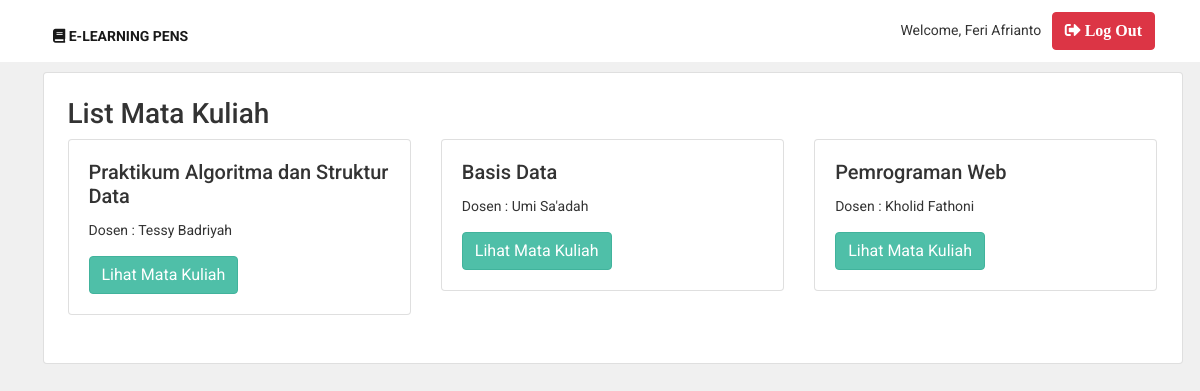
The page /halaman_mahasiswa.php (signed in) on the database its author committed.
### tables this page shows
CREATE TABLE `matakuliah` (
  `id_matkul` int(11) NOT NULL,
  `kd_matkul` varchar(255) NOT NULL,
  `nama_matkul` varchar(255) NOT NULL,
  `id_kelas` int(50) NOT NULL,
  `nip_dosen` varchar(30) NOT NULL
);

CREATE TABLE `dosen` (
  `nip` varchar(30) NOT NULL,
  `nama` varchar(255) NOT NULL,
  `jenis_kelamin` varchar(20) NOT NULL,
  `tgl_lahir` date NOT NULL,
  `telepon` varchar(13) NOT NULL,
  `alamat` text NOT NULL
);

### halaman_mahasiswa.php (the view, shortened to what this page needs)
<!DOCTYPE html>
<html lang="en">
<head>
    <link rel="stylesheet" href="assets/styles/bootstrap.min.css" />
    <link rel="stylesheet" href="assets/fontawesome/web-fonts-with-css/css/fontawesome-all.min.css" />
    <link rel="stylesheet" type="text/css" href="assets/styles/styles.css" />
</head>
<body>
    <?php
        require_once 'includes/connection.php';
	?>
    <nav class="navbar navbar-expand-lg navbar-light" id="navbar">
        <div class="container">
            <div class="collapse navbar-collapse" id="navigation">
                <div class="padding-nav">
                    <ul class="navbar-nav mr-auto">
                        <li class="nav-item">
                            <a class="nav-link active" href="index.php">
                                <i class="fa fa-book"></i> E-Learning PENS
                            </a>
                        </li>
                    </ul>
                </div>
            </div>
            <div class="clearfix">
                Welcome, <?php echo $_SESSION['nama'] ?>
                <a href="logout.php" class="btn btn-danger navbar-btn right">
                    <i class="fa fa-sign-out-alt"> Log Out</i>
                </a>
            </div>
        </div>
    </nav>
    <div id="content" style="margin-top: 10px; ">
        <div class="container card p-4">
            <h3>List Mata Kuliah</h3>
            <div class="row">
                <?php
                    $id = $_SESSION['iduser'];
                    $query = "SELECT matakuliah.id_matkul AS id,matakuliah.nama_matkul AS mt,dosen.nama AS nm
                    FROM mahasiswa,kelas,matakuliah,dosen
                    WHERE mahasiswa.kd_kelas = kelas.kd_kelas
                    AND matakuliah.id_kelas = kelas.kd_kelas
                    AND dosen.nip = matakuliah.nip_dosen
                    AND mahasiswa.nrp = '$id'";
                    $data = $con->query($query);
                    while ($row = $data->fetch_assoc()) {
                ?>
                <div class="col-sm-4 mb-4">
                    <div class="card">
                        <div class="card-body">
                            <h5 class="card-title"><?php echo $row['mt'] ?></h5>
                            <p class="card-text">Dosen : <?php echo $row['nm'] ?></p>
                            <a href="lihat_matkul.php?id=<?php echo $row['id']?>" class="btn btn-primary">Lihat Mata Kuliah</a>
                        </div>
                    </div>
                </div>
                <?php
                    }
                ?>
            </div>
        </div>
    </div>
</body>
</html>

### assets/styles/styles.css (style rules this page uses)
body { font-family: "Roboto", Helvetica, Arial, sans-serif; font-size: 14px; line-height: 1.42857143; color: #333; background-color: #f0f0f0; overflow-x: hidden; }
.navbar { background: white; }
a.nav-link { text-transform: uppercase; font-weight: bold; font-size: 14px; }
.padding-nav { padding-top: 10px; }
.btn-primary { color: rgb(255, 255, 255); background-color: rgb(79, 191, 168); border-color: rgb(65, 179, 156); }
#content { padding-left: 25px; }

### rows shown on the page
matakuliah: nama_matkul "Praktikum Algoritma dan Struktur Data", dosen.nama "Tessy Badriyah"
matakuliah: nama_matkul "Basis Data", dosen.nama "Umi Sa'adah"
matakuliah: nama_matkul "Pemrograman Web", dosen.nama "Kholid Fathoni"

### other values the page prints
$_SESSION['nama'] "Feri Afrianto"
